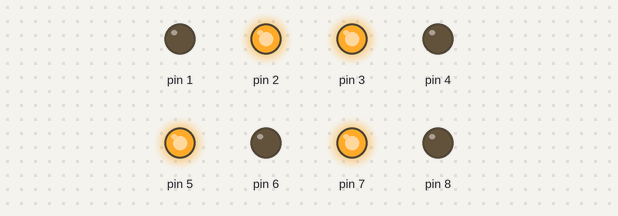
A sketch run on a simulated Arduino Uno, built with avr-gcc and run on an emulated ATmega328P. On the bench: output pins drawn as LEDs (lit = HIGH).

Above: at 1.0 s.
At 3.0 s:
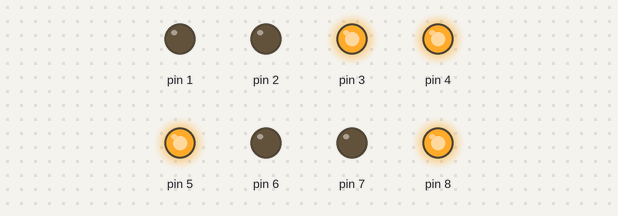
At 5.0 s:
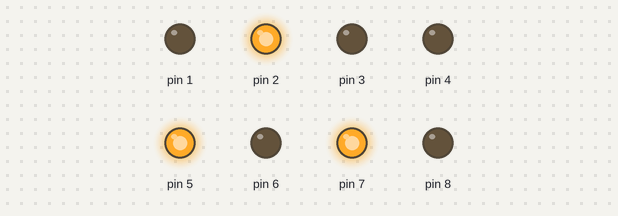
At 7.0 s:
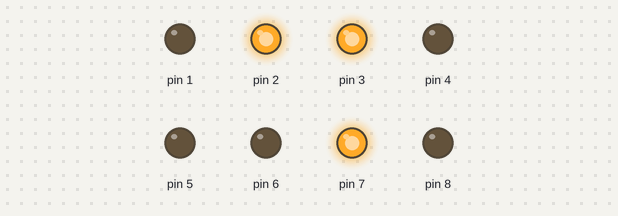
Timing chart, 0 to 10.5 s (numbered marks = the images above):
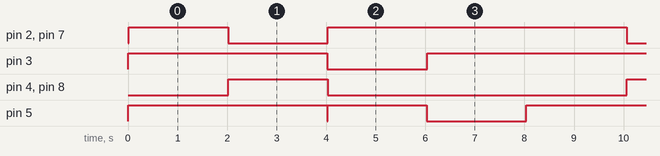

Measured:
- by itself, pin 2, pin 3, pin 7: repeats every 8.0 s: LOW 2.0 s, HIGH 6.0 s
- by itself, pin 4, pin 8: alternates HIGH for 2.0 s and LOW for 6.0 s
- by itself, pin 5: repeats every 8.0 s: LOW 0.01 s, HIGH 2.0 s, LOW 2.0 s, HIGH 4.0 s

The sketch:

motoTest2.ino
```cpp
#include <DCMotorBot.h>

DCMotorBot bot;

void setup() {

    // initialize bot pins
    bot.setEnablePins(3, 5);
    bot.setControlPins(2, 4, 7, 8);
}

void loop() {
    bot.moveForward();
    delay(2000);
    bot.moveBackward();
    delay(2000);
    bot.turnLeft();
    delay(2000);
    bot.turnRight();
    delay(2000);
}
```
